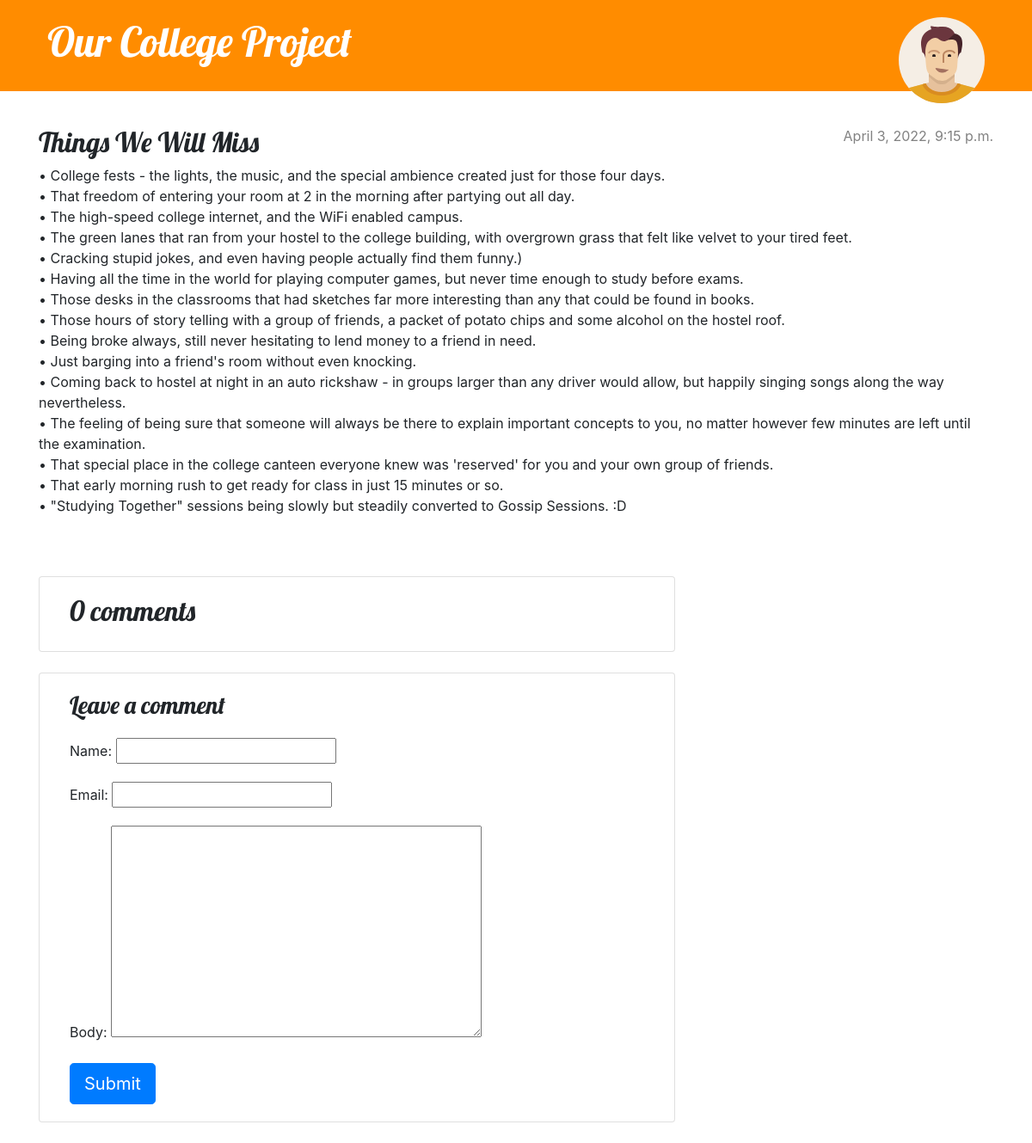
/post/11, run on the app's committed database.
### blog/models.py (models this page shows, shortened)
class Post(models.Model):
    author = models.ForeignKey(settings.AUTH_USER_MODEL, on_delete=models.CASCADE)
    title = models.CharField(max_length=200)
    text = models.TextField()
    created_date = models.DateTimeField(default=timezone.now)
    published_date = models.DateTimeField(blank=True, null=True)

### blog/views.py (the view)
# urls.py: path('post/<int:pk>', views.post_detail, name = 'post_detail'),
def post_detail(request,pk):
    post = get_object_or_404(Post, pk=pk)
    comments = post.comments.filter(active=True)
    new_comment = None
    if request.method == 'POST':
        comment_form = CommentForm(data=request.POST)
        if comment_form.is_valid():
            new_comment = comment_form.save(commit=False)
            new_comment.post = post
            new_comment.save()
    else:
        comment_form = CommentForm()
    return render(request, 'blog/post_detail.html', {'post': post, 'comments': comments, 'new_comment': new_comment, 'comment_form': comment_form})

### blog/forms.py
class CommentForm(forms.ModelForm):
    class Meta:
        model = Comment
        fields = ('name', 'email', 'body',)

### blog/templates/blog/post_detail.html (shortened to what this page needs)
{% extends 'blog/base.html' %}
{% block content %}
<article class="post">
    {% if post.published_date %}
    <time class="date">
        {{ post.published_date }}
    </time>
    {% endif %}
    <h2>{{ post.title }}</h2>
    <p>{{ post.text|linebreaksbr }}</p>
</article>
<div class="col-md-8 card mb-4  mt-3 ">
    <div class="card-body">
        <h2>{{ comments.count }} comments</h2>
    </div>
</div>
<div class="col-md-8 card mb-4  mt-3 ">
    <div class="card-body">
        {% if new_comment %}
        <div class="alert alert-success" role="alert">
            Your comment is awaiting moderation
        </div>
        {% else %}
        <h3>Leave a comment</h3>
        <form method="post" style="margin-top: 1.3em;">
            {{ comment_form.as_p }}
            <button type="submit" class="btn btn-primary  btn-lg">Submit</button>
        </form>
        {% endif %}
    </div>
</div>
</div>
</div>
{% endblock content %}

### blog/static/css/blog.css (style rules this page uses)
h1, h2, h3, h4 { font-family: 'Lobster'; }
.date { color: #828282; }
.post { margin-bottom: 70px; }
.post > .date, .post > .actions { float: right; }

### data on the page
Post: published_date "April 3, 2022, 9:15 p.m.", title "Things We Will Miss", text "• College fests - the lights, the music, and the special ambience created just for those four days. • That freedom of entering your room at 2 in the morning after partying out all day. • The high-speed college internet, and the WiFi enabled campus. • The green lanes that ran from your hostel to the college building, with overgrown grass that felt like velvet to your tired feet. • Cracking stupid jokes, and even having people actually find them funny.) • Having all the time in the world for playing computer games, but never time enough to study before exams. • Those desks in the classrooms that had sketches far more interesting than any that could be found in books. • Those hours of story…"

### other printed values
{{ comments.count }} "0"
